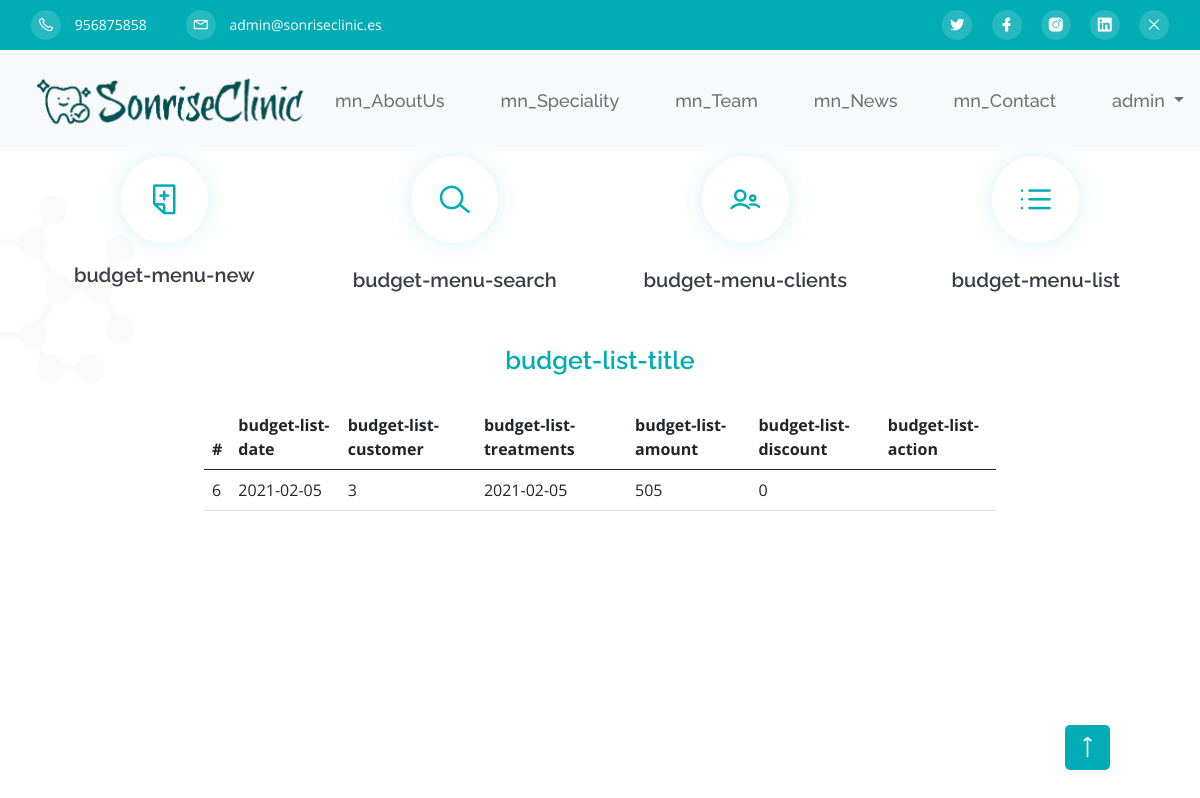
The page /budget.php (signed in) on the database its author committed.
### tables this page shows
CREATE TABLE `settings` (
  `id` int(9) NOT NULL,
  `type` varchar(10) NOT NULL,
  `label` varchar(25) NOT NULL,
  `value` varchar(400) NOT NULL
);

CREATE TABLE `blocks` (
  `id` int(9) NOT NULL,
  `id_page` int(9) NOT NULL,
  `name` varchar(56) NOT NULL,
  `label` varchar(56) DEFAULT NULL,
  `order_n` int(9) NOT NULL,
  `title` varchar(56) DEFAULT NULL,
  `subtitle` varchar(56) DEFAULT NULL,
  `text` varchar(56) DEFAULT NULL
);

CREATE TABLE `budgets` (
  `id` int(11) NOT NULL,
  `date` date NOT NULL,
  `customer_id` int(11) NOT NULL,
  `amount` float NOT NULL,
  `discount` float NOT NULL,
  `enabled` tinyint(1) NOT NULL DEFAULT 1
);

### includes/class.data.php (called while the page is built, shortened)
<?php
class DataBase
{
    var $connection;
    public function __construct()
    {
        if (DB_PASS == NULL)
            $this->connection = mysqli_connect(DB_SERVER, DB_USER, DB_NAME);
        else
            $this->connection = mysqli_connect(DB_SERVER, DB_USER, DB_PASS, DB_NAME);
        return true;
    }
    public function send($sql, $type = 'ARRAY')
    {
        $result = mysqli_query($this->connection, $sql) or die(mysqli_error($this->connection));
        $return = array();
        if ($type == 'ARRAY')
            while (($return[] = mysqli_fetch_array($result))) {
            }
        else {
            while (($return[] = mysqli_fetch_assoc($result))) {
            }
        }
        if (count($return) > 1)
            unset($return[count($return) - 1]);
        else
            $return = FALSE;
        return $return;
    }
    public function select($table, $where, $type = 'ARRAY')
    {
        $sql = "SELECT * FROM " . $table . " WHERE " . $where;
        $result = mysqli_query($this->connection, $sql);
        $return = array();
        if ($type == 'ARRAY')
            while (($return[] = mysqli_fetch_array($result))) {
            }
        else
            while (($return[] = mysqli_fetch_assoc($result))) {
            }
        if (count($return) > 1)
            unset($return[count($return) - 1]);
        else
            $return = FALSE;
        return $return;
    }
}

### includes/sessions.php (called while the page is built, shortened)
<?php
if (isset($_SESSION['lang'])) {
    $lang = $_SESSION['lang'];
} else {
    $lang = null;
}
function isAuthenticated()
{
    if (isset($_SESSION['autentificado'])) {
        return $_SESSION['autentificado'];
    } else return FALSE;
}

### includes/functions.php (called while the page is built, shortened)
<?php
function __($str, $lang = null)
{
	return $str;
}

### blocks/budget-list-section.php (the view, shortened to what this page needs)
<section id="budget-list" class="we-do-section pt-20">
	<div class="container">
		<div class="row">
			<div class="col-xl-6 mx-auto">
				<div class="section-title text-center mb-25">
					<span class="wow fadeInDown" data-wow-delay=".2s"><?= __('budget-list-title', $lang) ?></span>
				</div>
			</div>
		</div>
	</div>
	<div class="row">
		<div class="col-xl-8 mx-auto">
			<?php
			$ndb = new DataBase();
			$list = $ndb->select("budgets", "enabled = 1");
			if ($list) : ?>
				<table class="table">
					<thead>
						<tr>
							<th>#</th>
							<th><?= __('budget-list-date', $lang) ?></th>
							<th><?= __('budget-list-customer', $lang) ?></th>
							<th><?= __('budget-list-treatments', $lang) ?></th>
							<th><?= __('budget-list-amount', $lang) ?></th>
							<th><?= __('budget-list-discount', $lang) ?></th>
							<th><?= __('budget-list-action', $lang) ?></th>
						</tr>
					</thead>
					<tbody>
						<?php foreach ($list as $budget) : ?>
							<tr>
								<td><?= $budget["id"] ?></td>
								<td><?= $budget["date"] ?></td>
								<td><?= $budget["customer_id"] ?></td>
								<td><?= $budget["date"] ?></td>
								<td><?= $budget["amount"] ?></td>
								<td><?= $budget["discount"] ?></td>
								<td></td>
							</tr>
						<?php endforeach; ?>
					</tbody>
				</table>
			<?php else : ?>
				<div class="section-title text-center mb-25"><?= __('budget-list-none', $lang) ?></div>
			<?php endif; ?>
		</div>
	</div>
</section>

### sections/header.php (shortened to what this page needs)
<header id="home" class="header">
  <div class="header-wrapper">
    <div class="header-top theme-bg">
      <div class="container">
        <div class="row">
          <div class="col-md-8">
            <?php
            $db = new DataBase();
            $phone = $db->select("settings", "label ='lni lni-phone'");
            $mail = $db->select("settings", "label ='lni lni-envelope'");
            ?>
            <div class="header-top-left text-center text-md-left">
              <ul>
                <li><a href="#"><i class="lni lni-phone"></i> <?= isset($phone) ? $phone[0]["value"] : "" ?></a></li>
                <li><a href="#"><i class="lni lni-envelope"></i> <?= isset($mail) ? $mail[0]["value"] : "" ?></a></li>
              </ul>
            </div>
          </div>
          <div class="col-md-4">
            <div class="header-top-right d-none d-md-block">
              <ul>
                <?php
                $db = new DataBase();
                $social = $db->send("SELECT * FROM settings WHERE type = 'social' AND value<>'';");
                if (!empty($social)) :
                  foreach ($social as $key) : ?>
                    <li class="nav-item">
                      <a href="<?= $key['value'] ?>">
                        <i class="<?= $key['label'] ?>"></i>
                      </a>
                    </li>
                <?php endforeach;
                endif;
                ?>
                <li class="nav-item">
                  <?php if (!isAuthenticated()) : ?>
                    <a href="login.php">
                      <i class="lni lni-user"></i>
                    </a>
                  <?php else : ?>
                    <a href="logout.php">
                      <i class="lni lni-close"></i>
                    </a>
                  <?php endif; ?>
                </li>
              </ul>
            </div>
          </div>
        </div>
      </div>
    </div>
    <?php
    if ($_SERVER['PHP_SELF'] == "/index.php") :
      $href = "";
    else :
      $href = "index.php";
    endif;
    ?>
    <div class="navbar-area bg-light">
      <div class="container ">
        <div class="row">
          <div class="col-lg-12">
            <nav class="navbar navbar-expand-lg navbar-light bg-light">
                <a class="navbar-brand" href="index.php">
                  <img src="assets/img/logo/logo-dark.png" style="width:280px" alt="Logo">
                </a>
                <div class="collapse navbar-collapse sub-menu-bar" id="navbarSupportedContent">
                  <ul id="nav" class="navbar-nav ml-auto">
                    <li class="nav-item">
                      <a class="nav-link" href="<?= $href ?>#about"><?= __('mn_AboutUs', $lang) ?></a>
                    </li>
                    <li class="nav-item">
                      <a class="nav-link" href="<?= $href ?>#services"><?= __('mn_Speciality', $lang) ?></a>
                    </li>
                    <li class="nav-item">
                      <a class="nav-link" href="<?= $href ?>#team"><?= __('mn_Team', $lang) ?></a>
                    </li>
                    <li class="nav-item">
                      <a class="nav-link" href="<?= $href ?>#blog"><?= __('mn_News', $lang) ?></a>
                    </li>
                    <li class="nav-item">
                      <a class="nav-link" href="<?= $href ?>#contact"><?= __('mn_Contact', $lang) ?></a>
                    </li>
                    <?php if (isAuthenticated()) : ?>
                      <li class="nav-item dropdown">
                        <a class="nav-link dropdown-toggle" href="#" id="navbarDropdown" role="button" data-bs-toggle="dropdown" aria-expanded="false">
                          <?= $_SESSION['firstname'] ?>
                        </a>
                      </li>
                    <?php endif; ?>
                </div>
            </nav>
          </div>
        </div>
      </div>
    </div>
  </div>
</header>

### includes/blocks.php (shortened to what this page needs)
<?php
$db = new DataBase();
$sql = "SELECT * FROM pages a INNER JOIN blocks b ON a.id = b.id_page WHERE a.page = '" . $PG_NAME . "' ORDER BY order_n ASC";
$blocks = $db->send($sql);
foreach ($blocks as $block) :
    include "blocks/" . $block['name'] . ".php";
endforeach;

### blocks/budget-section.php (shortened to what this page needs)
<section id="budget" class="we-do-section pt-20">
	<div class="shape shape-3">
		<img src="assets/img/shapes/shape-3.svg" alt="">
	</div>
	<div class="container">
		<div class="row">
			<div class="col-lg-3">
				<div class="we-do-item mb-25">
					<a href="budget.php?action=new">
						<div class="we-do-icon mb-20 d-none d-md-block">
							<i class="lni lni-add-files" style="font-size: 30px; color: #00ADB5; translate: 0 8px"></i>
						</div>
					</a>
					<h5><a href="budget.php?action=new"><?= __('budget-menu-new', $lang) ?></a></h5>
				</div>
			</div>
			<div class="col-lg-3">
				<div class="we-do-item mb-30">
					<a href="budget.php?action=search">
						<div class="we-do-icon mb-25">
							<i class="lni lni-search-alt" style="font-size: 30px; color: #00ADB5; translate: 0 8px"></i>
						</div>
					</a>
					<h5><a href="budget.php?action=search"><?= __('budget-menu-search', $lang) ?></a></h5>
				</div>
			</div>
			<div class="col-lg-3">
				<div class="we-do-item mb-30">
					<a href="budget.php?action=clients">
						<div class="we-do-icon mb-25">
							<i class="lni lni-users" style="font-size: 30px; color: #00ADB5; translate: 0 8px"></i>
						</div>
					</a>
					<h5><a href="budget.php?action=clients"><?= __('budget-menu-clients', $lang) ?></a></h5>
				</div>
			</div>
			<div class="col-lg-3">
				<div class="we-do-item mb-30">
					<a href="budget.php?action=list">
						<div class="we-do-icon mb-25">
							<i class="lni lni-list" style="font-size: 30px; color: #00ADB5; translate: 0 8px"></i>
						</div>
					</a>
					<h5><a href="budget.php?action=list"><?= __('budget-menu-list', $lang) ?></a></h5>
				</div>
			</div>
		</div>
	</div>
</section>
<?php if (isset($_GET['action'])) :
	$action = $_GET["action"];
else :
	$action = "list";
endif;
switch ($action):
	case "list":
		include "blocks/budget-list-section.php";
		break;
endswitch;

### assets/css/main.css (style rules this page uses)
html { scroll-behavior: smooth }
body { font-family: open sans, sans-serif; font-weight: 400; font-style: normal; color: #8c96a7; overflow-x: hidden }
* { margin: 0; padding: 0; -webkit-box-sizing: border-box; box-sizing: border-box }
img { max-width: 100% }
i, span, a { display: inline-block; text-decoration: none }
audio, canvas, iframe, img, svg, video { vertical-align: middle }
h1, h2, h3, h4, h5, h6 { font-weight: 600; color: #393e46; font-family: raleway, sans-serif; margin: 0 }
h1 a, h2 a, h3 a, h4 a, h5 a, h6 a { color: inherit }
h5 { font-size: 20px }
ul, ol { margin: 0; padding: 0; list-style-type: none }
.theme-bg { background-color: #00adb5 }
.shape { position: absolute }
.section-title span { font-family: raleway, sans-serif; font-size: 25px; font-weight: 600; display: block; color: #00adb5; margin-bottom: 15px }
.mb-20 { margin-bottom: 20px }
.mb-25 { margin-bottom: 25px }
.mb-30 { margin-bottom: 30px }
.pt-20 { padding-top: 20px }
.header { position: relative; padding-top: 136px }
.header .header-wrapper { position: absolute; width: 100%; left: 0; top: 0; z-index: 99 }
.header-top { padding: 10px 0 }
.header-top ul li { display: inline-block }
.header-top ul li a { color: #fff; font-size: 14px }
.header-top ul li a i { width: 30px; height: 30px; border-radius: 50%; line-height: 30px; text-align: center; display: inline-block; background: rgba(255, 255, 255, .15); color: #fff; -webkit-transition: all .3s ease-out 0s; transition: all .3s ease-out 0s }
.header-top .header-top-left ul li:first-child { margin-right: 35px }
.header-top .header-top-left ul li a i { margin-right: 10px }
.header-top .header-top-right { text-align: right }
.header-top .header-top-right ul li { margin-left: 15px }
.navbar-area { -webkit-transition: all .3s ease-out 0s; transition: all .3s ease-out 0s; background: #fff }
.navbar { padding: 0; border-radius: 5px; position: relative; -webkit-transition: all .3s ease-out 0s; transition: all .3s ease-out 0s; padding: 15px 0 }
.navbar-brand { padding: 0 }
.navbar-brand img { max-width: 280px }
.navbar-nav .nav-item { margin-left: 40px; position: relative }
.navbar-nav .nav-item:first-child { margin-left: 0 }
.navbar-nav .nav-item a { font-size: 18px; font-weight: 500; color: #393e46; font-family: raleway, sans-serif; -webkit-transition: all .3s ease-out 0s; transition: all .3s ease-out 0s; position: relative }
.we-do-section { position: relative }
.we-do-section .shape { left: -100px }
.we-do-section .we-do-item { text-align: center }
.we-do-section .we-do-item .we-do-icon { width: 87px; height: 87px; line-height: 83px; text-align: center; margin-left: auto; margin-right: auto; border-radius: 50%; -webkit-box-shadow: 0 0 25px rgba(0, 173, 181, .15); box-shadow: 0 0 25px rgba(0, 173, 181, .15) }

### rows shown on the page
settings: value "956875858"
settings: value "admin@sonriseclinic.es"
budgets: id "6", date "2021-02-05", customer "3", amount "505", discount "0"

### other values the page prints
__('mn_AboutUs', $lang) "mn_AboutUs"
__('mn_Speciality', $lang) "mn_Speciality"
__('mn_Team', $lang) "mn_Team"
__('mn_News', $lang) "mn_News"
__('mn_Contact', $lang) "mn_Contact"
$_SESSION['firstname'] "admin"
